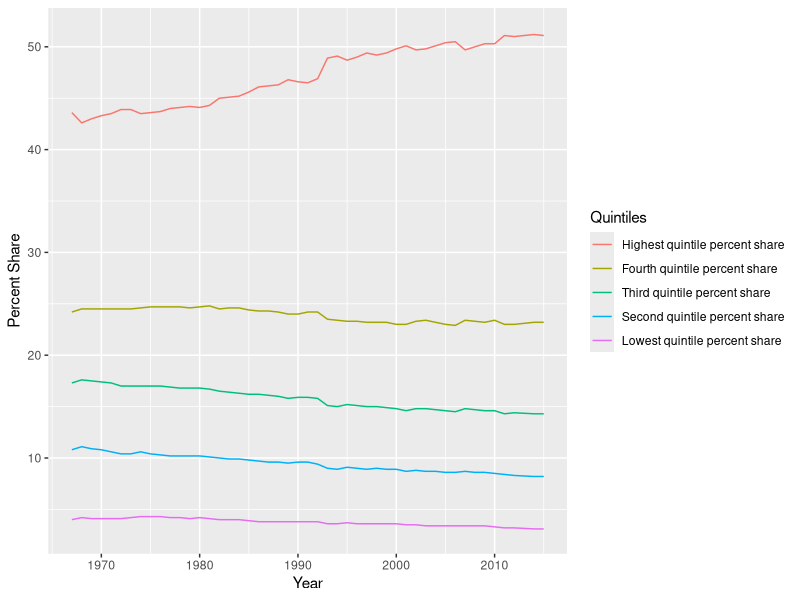

Source code (R):
# This graph shows the change in percent share of wealth in America from 1967 to 2015 for the five socioeconomic quintiles. Lowest quintile
# represents the lowest 20% of earners whereas highest quintile represents the highest 20% of earners.

library(readr)
library(tidyr)
library(ggplot2)
library(dplyr)

share <- read_csv("income inequality.csv")
share <- share[, -5]

share.g <- share %>%
  gather(Year, `Percent Share`, `2015`:`1967`)

share.g$Year <- as.numeric(share.g$Year)

names(share.g)[1] <- "Quintiles"

share.g$Quintiles <- factor(share.g$Quintiles, levels = c("Highest quintile percent share", 
                                                          "Fourth quintile percent share",
                                                          "Third quintile percent share", 
                                                          "Second quintile percent share",
                                                          "Lowest quintile percent share"))

share.g <- share.g[order(share.g$Quintiles), ]

ggplot(share.g, aes(x = Year, y = `Percent Share`, col = Quintiles, group = Quintiles)) +
  geom_line() 

# SOURCES

# US Census Bureau: http://www.census.gov/data/tables/2016/demo/income-poverty/p60-256.html
